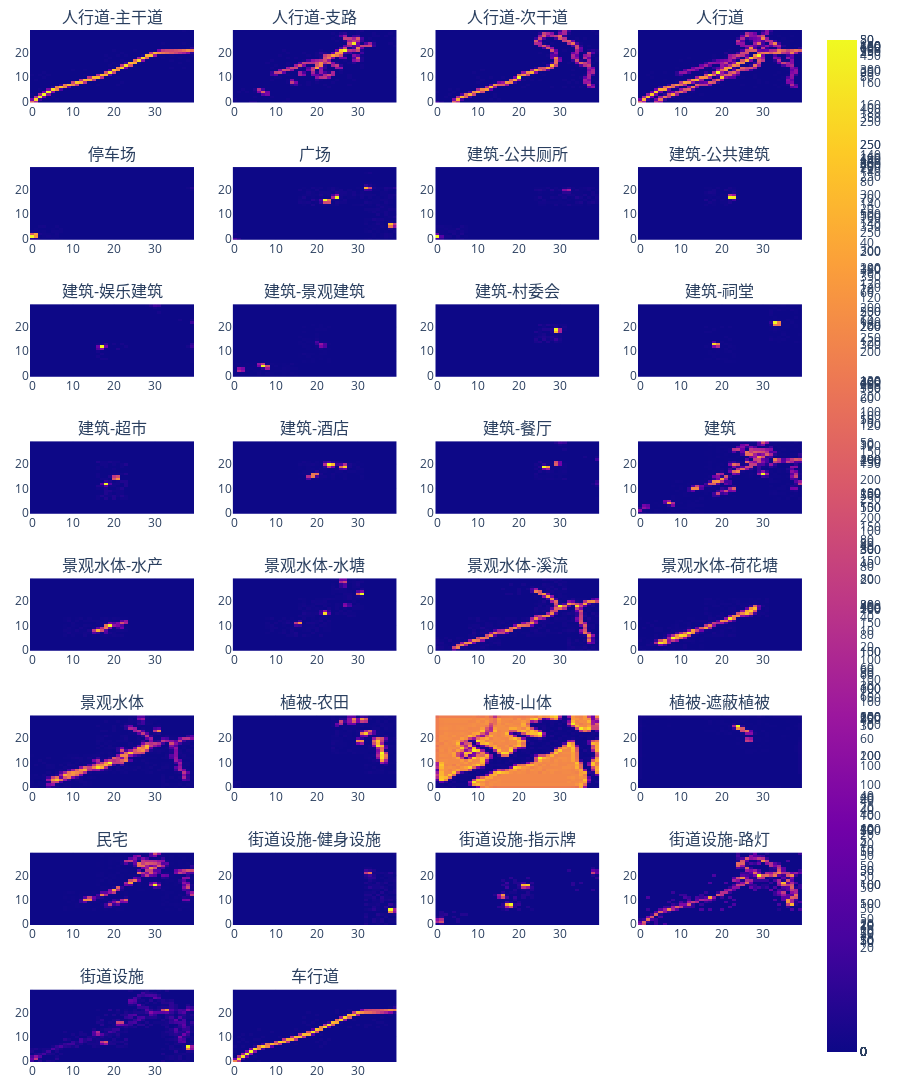

This figure's notebook cell:
### Markdown cell above
### Environments and Features

### Code cell
world.ShowEnvironments()

### Figure 1 — Plotly figure (JSON) as saved in the notebook; plotly's stock layout.template omitted (floating-point values rounded to 4 significant figures; data arrays with more than 128 entries replaced by an {"elided": "..."} marker saying what was removed)
{"data": [{"type": "heatmap", "xaxis": "x", "yaxis": "y", "z": {"elided": "30x40 int values"}}, {"type": "heatmap", "xaxis": "x2", "yaxis": "y2", "z": {"elided": "30x40 int values"}}, {"type": "heatmap", "xaxis": "x3", "yaxis": "y3", "z": {"elided": "30x40 int values"}}, {"type": "heatmap", "xaxis": "x4", "yaxis": "y4", "z": {"elided": "30x40 int values"}}, {"type": "heatmap", "xaxis": "x5", "yaxis": "y5", "z": {"elided": "30x40 int values"}}, {"type": "heatmap", "xaxis": "x6", "yaxis": "y6", "z": {"elided": "30x40 int values"}}, {"type": "heatmap", "xaxis": "x7", "yaxis": "y7", "z": {"elided": "30x40 int values"}}, {"type": "heatmap", "xaxis": "x8", "yaxis": "y8", "z": {"elided": "30x40 int values"}}, {"type": "heatmap", "xaxis": "x9", "yaxis": "y9", "z": {"elided": "30x40 int values"}}, {"type": "heatmap", "xaxis": "x10", "yaxis": "y10", "z": {"elided": "30x40 int values"}}, {"type": "heatmap", "xaxis": "x11", "yaxis": "y11", "z": {"elided": "30x40 int values"}}, {"type": "heatmap", "xaxis": "x12", "yaxis": "y12", "z": {"elided": "30x40 int values"}}, {"type": "heatmap", "xaxis": "x13", "yaxis": "y13", "z": {"elided": "30x40 int values"}}, {"type": "heatmap", "xaxis": "x14", "yaxis": "y14", "z": {"elided": "30x40 int values"}}, {"type": "heatmap", "xaxis": "x15", "yaxis": "y15", "z": {"elided": "30x40 int values"}}, {"type": "heatmap", "xaxis": "x16", "yaxis": "y16", "z": {"elided": "30x40 int values"}}, {"type": "heatmap", "xaxis": "x17", "yaxis": "y17", "z": {"elided": "30x40 int values"}}, {"type": "heatmap", "xaxis": "x18", "yaxis": "y18", "z": {"elided": "30x40 int values"}}, {"type": "heatmap", "xaxis": "x19", "yaxis": "y19", "z": {"elided": "30x40 int values"}}, {"type": "heatmap", "xaxis": "x20", "yaxis": "y20", "z": {"elided": "30x40 int values"}}, {"type": "heatmap", "xaxis": "x21", "yaxis": "y21", "z": {"elided": "30x40 int values"}}, {"type": "heatmap", "xaxis": "x22", "yaxis": "y22", "z": {"elided": "30x40 int values"}}, {"type": "heatmap", "xaxis": "x23", "yaxis": "y23", "z": {"elided": "30x40 int values"}}, {"type": "heatmap", "xaxis": "x24", "yaxis": "y24", "z": {"elided": "30x40 int values"}}, {"type": "heatmap", "xaxis": "x25", "yaxis": "y25", "z": {"elided": "30x40 int values"}}, {"type": "heatmap", "xaxis": "x26", "yaxis": "y26", "z": {"elided": "30x40 int values"}}, {"type": "heatmap", "xaxis": "x27", "yaxis": "y27", "z": {"elided": "30x40 int values"}}, {"type": "heatmap", "xaxis": "x28", "yaxis": "y28", "z": {"elided": "30x40 int values"}}, {"type": "heatmap", "xaxis": "x29", "yaxis": "y29", "z": {"elided": "30x40 int values"}}, {"type": "heatmap", "xaxis": "x30", "yaxis": "y30", "z": {"elided": "30x40 int values"}}], "layout": {"annotations": [{"font": {"size": 16}, "showarrow": false, "text": "人行道-主干道", "x": 0.1062, "xanchor": "center", "xref": "paper", "y": 1, "yanchor": "bottom", "yref": "paper"}, {"font": {"size": 16}, "showarrow": false, "text": "人行道-支路", "x": 0.3688, "xanchor": "center", "xref": "paper", "y": 1, "yanchor": "bottom", "yref": "paper"}, {"font": {"size": 16}, "showarrow": false, "text": "人行道-次干道", "x": 0.6313, "xanchor": "center", "xref": "paper", "y": 1, "yanchor": "bottom", "yref": "paper"}, {"font": {"size": 16}, "showarrow": false, "text": "人行道", "x": 0.8938, "xanchor": "center", "xref": "paper", "y": 1, "yanchor": "bottom", "yref": "paper"}, {"font": {"size": 16}, "showarrow": false, "text": "停车场", "x": 0.1062, "xanchor": "center", "xref": "paper", "y": 0.8672, "yanchor": "bottom", "yref": "paper"}, {"font": {"size": 16}, "showarrow": false, "text": "广场", "x": 0.3688, "xanchor": "center", "xref": "paper", "y": 0.8672, "yanchor": "bottom", "yref": "paper"}, {"font": {"size": 16}, "showarrow": false, "text": "建筑-公共厕所", "x": 0.6313, "xanchor": "center", "xref": "paper", "y": 0.8672, "yanchor": "bottom", "yref": "paper"}, {"font": {"size": 16}, "showarrow": false, "text": "建筑-公共建筑", "x": 0.8938, "xanchor": "center", "xref": "paper", "y": 0.8672, "yanchor": "bottom", "yref": "paper"}, {"font": {"size": 16}, "showarrow": false, "text": "建筑-娱乐建筑", "x": 0.1062, "xanchor": "center", "xref": "paper", "y": 0.7344, "yanchor": "bottom", "yref": "paper"}, {"font": {"size": 16}, "showarrow": false, "text": "建筑-景观建筑", "x": 0.3688, "xanchor": "center", "xref": "paper", "y": 0.7344, "yanchor": "bottom", "yref": "paper"}, {"font": {"size": 16}, "showarrow": false, "text": "建筑-村委会", "x": 0.6313, "xanchor": "center", "xref": "paper", "y": 0.7344, "yanchor": "bottom", "yref": "paper"}, {"font": {"size": 16}, "showarrow": false, "text": "建筑-祠堂", "x": 0.8938, "xanchor": "center", "xref": "paper", "y": 0.7344, "yanchor": "bottom", "yref": "paper"}, {"font": {"size": 16}, "showarrow": false, "text": "建筑-超市", "x": 0.1062, "xanchor": "center", "xref": "paper", "y": 0.6016, "yanchor": "bottom", "yref": "paper"}, {"font": {"size": 16}, "showarrow": false, "text": "建筑-酒店", "x": 0.3688, "xanchor": "center", "xref": "paper", "y": 0.6016, "yanchor": "bottom", "yref": "paper"}, {"font": {"size": 16}, "showarrow": false, "text": "建筑-餐厅", "x": 0.6313, "xanchor": "center", "xref": "paper", "y": 0.6016, "yanchor": "bottom", "yref": "paper"}, {"font": {"size": 16}, "showarrow": false, "text": "建筑", "x": 0.8938, "xanchor": "center", "xref": "paper", "y": 0.6016, "yanchor": "bottom", "yref": "paper"}, {"font": {"size": 16}, "showarrow": false, "text": "景观水体-水产", "x": 0.1062, "xanchor": "center", "xref": "paper", "y": 0.4688, "yanchor": "bottom", "yref": "paper"}, {"font": {"size": 16}, "showarrow": false, "text": "景观水体-水塘", "x": 0.3688, "xanchor": "center", "xref": "paper", "y": 0.4688, "yanchor": "bottom", "yref": "paper"}, {"font": {"size": 16}, "showarrow": false, "text": "景观水体-溪流", "x": 0.6313, "xanchor": "center", "xref": "paper", "y": 0.4688, "yanchor": "bottom", "yref": "paper"}, {"font": {"size": 16}, "showarrow": false, "text": "景观水体-荷花塘", "x": 0.8938, "xanchor": "center", "xref": "paper", "y": 0.4688, "yanchor": "bottom", "yref": "paper"}, {"font": {"size": 16}, "showarrow": false, "text": "景观水体", "x": 0.1062, "xanchor": "center", "xref": "paper", "y": 0.3359, "yanchor": "bottom", "yref": "paper"}, {"font": {"size": 16}, "showarrow": false, "text": "植被-农田", "x": 0.3688, "xanchor": "center", "xref": "paper", "y": 0.3359, "yanchor": "bottom", "yref": "paper"}, {"font": {"size": 16}, "showarrow": false, "text": "植被-山体", "x": 0.6313, "xanchor": "center", "xref": "paper", "y": 0.3359, "yanchor": "bottom", "yref": "paper"}, {"font": {"size": 16}, "showarrow": false, "text": "植被-遮蔽植被", "x": 0.8938, "xanchor": "center", "xref": "paper", "y": 0.3359, "yanchor": "bottom", "yref": "paper"}, {"font": {"size": 16}, "showarrow": false, "text": "民宅", "x": 0.1062, "xanchor": "center", "xref": "paper", "y": 0.2031, "yanchor": "bottom", "yref": "paper"}, {"font": {"size": 16}, "showarrow": false, "text": "街道设施-健身设施", "x": 0.3688, "xanchor": "center", "xref": "paper", "y": 0.2031, "yanchor": "bottom", "yref": "paper"}, {"font": {"size": 16}, "showarrow": false, "text": "街道设施-指示牌", "x": 0.6313, "xanchor": "center", "xref": "paper", "y": 0.2031, "yanchor": "bottom", "yref": "paper"}, {"font": {"size": 16}, "showarrow": false, "text": "街道设施-路灯", "x": 0.8938, "xanchor": "center", "xref": "paper", "y": 0.2031, "yanchor": "bottom", "yref": "paper"}, {"font": {"size": 16}, "showarrow": false, "text": "街道设施", "x": 0.1062, "xanchor": "center", "xref": "paper", "y": 0.07031, "yanchor": "bottom", "yref": "paper"}, {"font": {"size": 16}, "showarrow": false, "text": "车行道", "x": 0.3688, "xanchor": "center", "xref": "paper", "y": 0.07031, "yanchor": "bottom", "yref": "paper"}], "autosize": false, "height": 1600, "margin": {"b": 30, "l": 30, "r": 30, "t": 30}, "title": {"text": ""}, "width": 900, "xaxis": {"anchor": "y", "domain": [0, 0.2125]}, "xaxis10": {"anchor": "y10", "domain": [0.2625, 0.475]}, "xaxis11": {"anchor": "y11", "domain": [0.525, 0.7375]}, "xaxis12": {"anchor": "y12", "domain": [0.7875, 1]}, "xaxis13": {"anchor": "y13", "domain": [0, 0.2125]}, "xaxis14": {"anchor": "y14", "domain": [0.2625, 0.475]}, "xaxis15": {"anchor": "y15", "domain": [0.525, 0.7375]}, "xaxis16": {"anchor": "y16", "domain": [0.7875, 1]}, "xaxis17": {"anchor": "y17", "domain": [0, 0.2125]}, "xaxis18": {"anchor": "y18", "domain": [0.2625, 0.475]}, "xaxis19": {"anchor": "y19", "domain": [0.525, 0.7375]}, "xaxis2": {"anchor": "y2", "domain": [0.2625, 0.475]}, "xaxis20": {"anchor": "y20", "domain": [0.7875, 1]}, "xaxis21": {"anchor": "y21", "domain": [0, 0.2125]}, "xaxis22": {"anchor": "y22", "domain": [0.2625, 0.475]}, "xaxis23": {"anchor": "y23", "domain": [0.525, 0.7375]}, "xaxis24": {"anchor": "y24", "domain": [0.7875, 1]}, "xaxis25": {"anchor": "y25", "domain": [0, 0.2125]}, "xaxis26": {"anchor": "y26", "domain": [0.2625, 0.475]}, "xaxis27": {"anchor": "y27", "domain": [0.525, 0.7375]}, "xaxis28": {"anchor": "y28", "domain": [0.7875, 1]}, "xaxis29": {"anchor": "y29", "domain": [0, 0.2125]}, "xaxis3": {"anchor": "y3", "domain": [0.525, 0.7375]}, "xaxis30": {"anchor": "y30", "domain": [0.2625, 0.475]}, "xaxis31": {"anchor": "y31", "domain": [0.525, 0.7375]}, "xaxis32": {"anchor": "y32", "domain": [0.7875, 1]}, "xaxis4": {"anchor": "y4", "domain": [0.7875, 1]}, "xaxis5": {"anchor": "y5", "domain": [0, 0.2125]}, "xaxis6": {"anchor": "y6", "domain": [0.2625, 0.475]}, "xaxis7": {"anchor": "y7", "domain": [0.525, 0.7375]}, "xaxis8": {"anchor": "y8", "domain": [0.7875, 1]}, "xaxis9": {"anchor": "y9", "domain": [0, 0.2125]}, "yaxis": {"anchor": "x", "domain": [0.9297, 1]}, "yaxis10": {"anchor": "x10", "domain": [0.6641, 0.7344]}, "yaxis11": {"anchor": "x11", "domain": [0.6641, 0.7344]}, "yaxis12": {"anchor": "x12", "domain": [0.6641, 0.7344]}, "yaxis13": {"anchor": "x13", "domain": [0.5312, 0.6016]}, "yaxis14": {"anchor": "x14", "domain": [0.5312, 0.6016]}, "yaxis15": {"anchor": "x15", "domain": [0.5312, 0.6016]}, "yaxis16": {"anchor": "x16", "domain": [0.5312, 0.6016]}, "yaxis17": {"anchor": "x17", "domain": [0.3984, 0.4688]}, "yaxis18": {"anchor": "x18", "domain": [0.3984, 0.4688]}, "yaxis19": {"anchor": "x19", "domain": [0.3984, 0.4688]}, "yaxis2": {"anchor": "x2", "domain": [0.9297, 1]}, "yaxis20": {"anchor": "x20", "domain": [0.3984, 0.4688]}, "yaxis21": {"anchor": "x21", "domain": [0.2656, 0.3359]}, "yaxis22": {"anchor": "x22", "domain": [0.2656, 0.3359]}, "yaxis23": {"anchor": "x23", "domain": [0.2656, 0.3359]}, "yaxis24": {"anchor": "x24", "domain": [0.2656, 0.3359]}, "yaxis25": {"anchor": "x25", "domain": [0.1328, 0.2031]}, "yaxis26": {"anchor": "x26", "domain": [0.1328, 0.2031]}, "yaxis27": {"anchor": "x27", "domain": [0.1328, 0.2031]}, "yaxis28": {"anchor": "x28", "domain": [0.1328, 0.2031]}, "yaxis29": {"anchor": "x29", "domain": [0, 0.07031]}, "yaxis3": {"anchor": "x3", "domain": [0.9297, 1]}, "yaxis30": {"anchor": "x30", "domain": [0, 0.07031]}, "yaxis31": {"anchor": "x31", "domain": [0, 0.07031]}, "yaxis32": {"anchor": "x32", "domain": [0, 0.07031]}, "yaxis4": {"anchor": "x4", "domain": [0.9297, 1]}, "yaxis5": {"anchor": "x5", "domain": [0.7969, 0.8672]}, "yaxis6": {"anchor": "x6", "domain": [0.7969, 0.8672]}, "yaxis7": {"anchor": "x7", "domain": [0.7969, 0.8672]}, "yaxis8": {"anchor": "x8", "domain": [0.7969, 0.8672]}, "yaxis9": {"anchor": "x9", "domain": [0.6641, 0.7344]}}}
